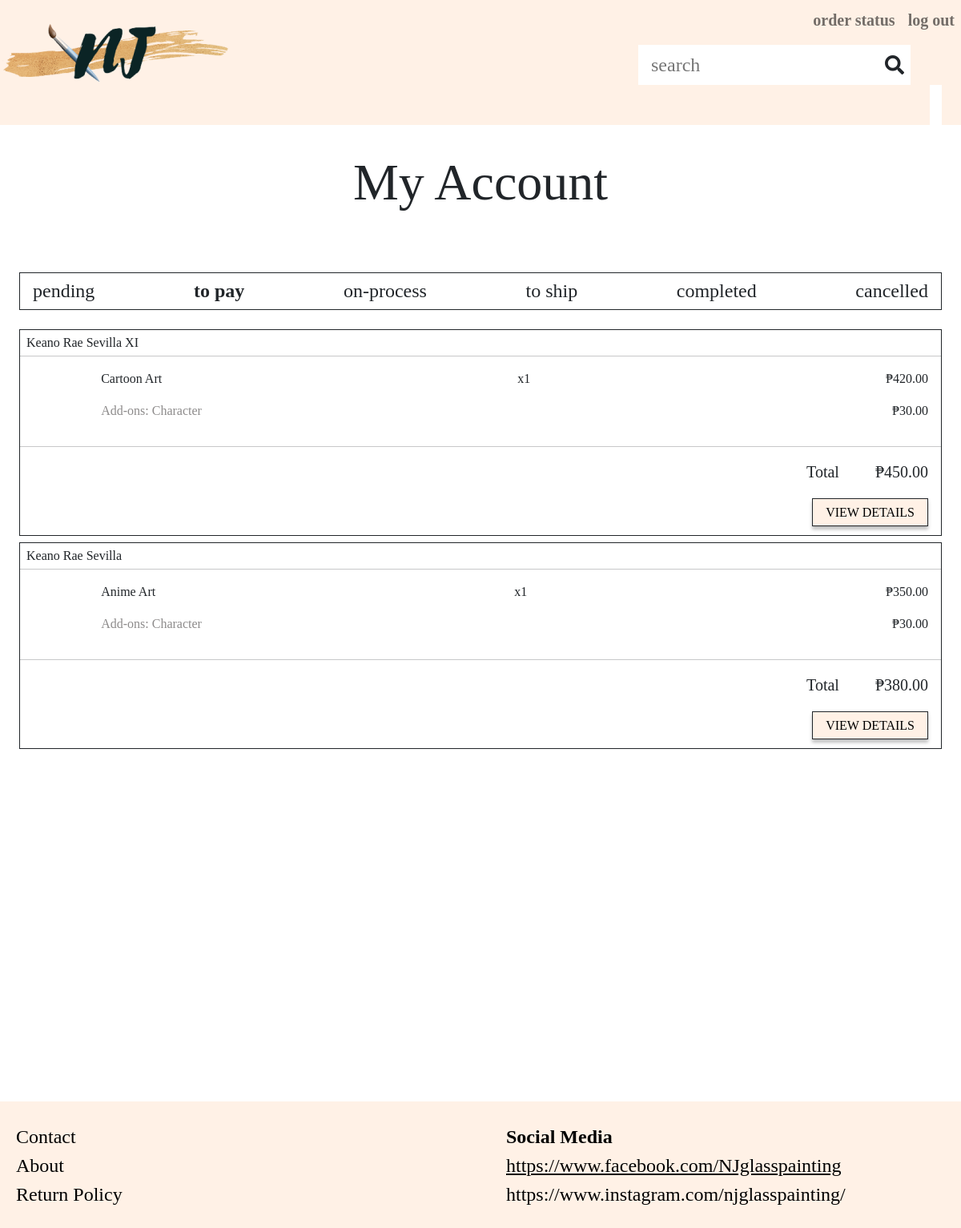
Page /users/user/order-details/user-to-pay.php (signed in) on the earlier database version.
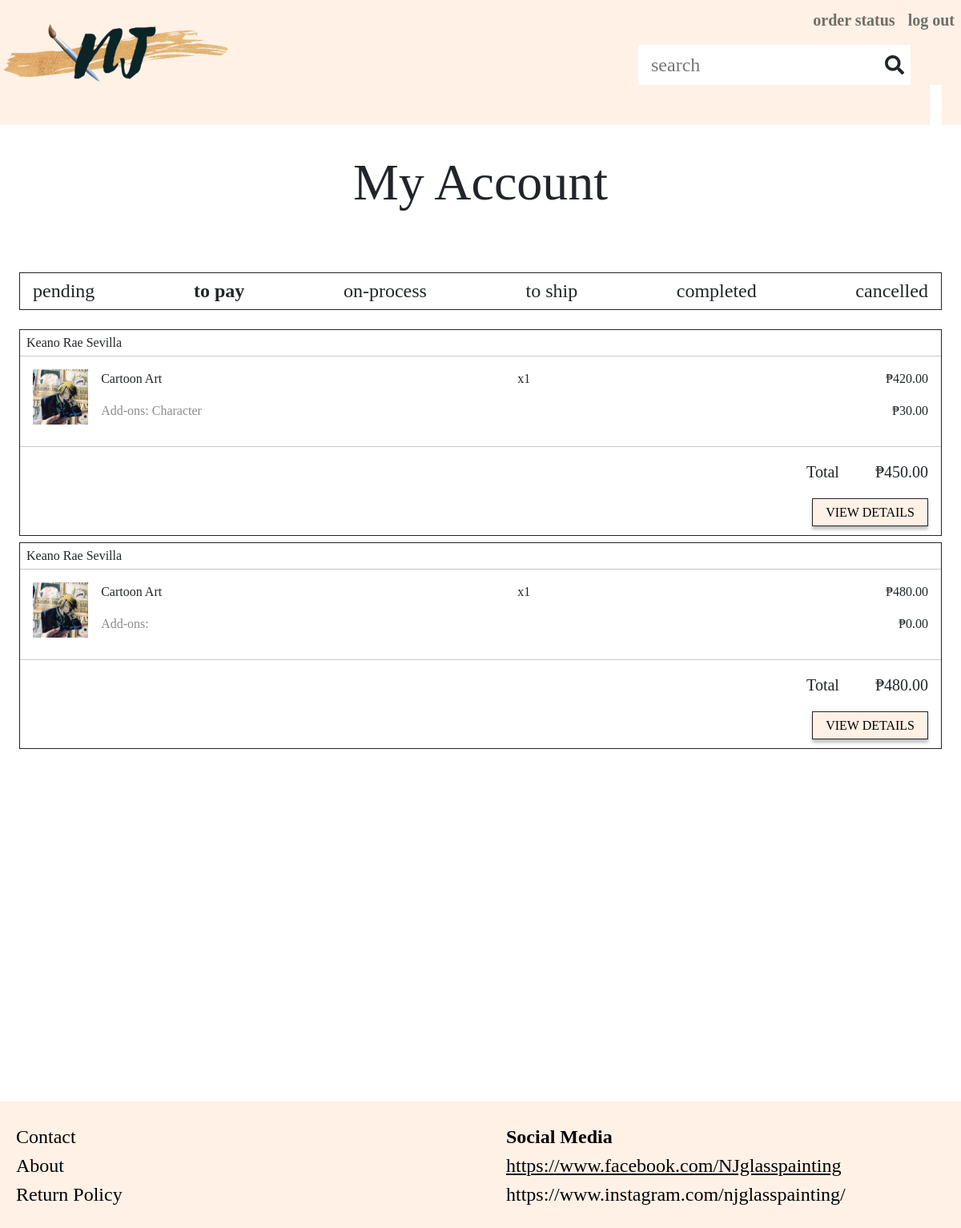
Same page on the later database version.
### tables this page shows
CREATE TABLE `order_details` (
  `id` mediumint(8) UNSIGNED ZEROFILL NOT NULL,
  `order_id` mediumint(8) UNSIGNED ZEROFILL NOT NULL,
  `product_id` int(11) NOT NULL,
  `quantity` int(11) DEFAULT 0,
  `product_price` decimal(7,2) NOT NULL,
  `add_ons` decimal(7,2) NOT NULL DEFAULT 0.00,
  `add_ons_details` varchar(200) NOT NULL,
  `uploaded_image` varchar(255) NOT NULL
);

CREATE TABLE `orders` (
  `id` mediumint(8) UNSIGNED ZEROFILL NOT NULL,
  `customer_id` mediumint(8) UNSIGNED ZEROFILL NOT NULL,
  `receiver_name` varchar(50) NOT NULL,
  `email` varchar(50) NOT NULL,
  `shipping_address` varchar(50) NOT NULL,
  `shipping_city` varchar(50) NOT NULL,
  `ship_postal_code` varchar(50) NOT NULL,
  `contact_number` varchar(50) NOT NULL,
  `shipping_fee` decimal(7,2) NOT NULL,
  `shipping_method` varchar(50) NOT NULL,
  `message` varchar(255) NOT NULL,
  `order_status` tinyint(11) NOT NULL,
  `order_date` timestamp NOT NULL DEFAULT current_timestamp(),
  `paid_date` timestamp NULL DEFAULT NULL ON UPDATE current_timestamp(),
  `shipped_date` timestamp NULL DEFAULT NULL ON UPDATE current_timestamp()
);

CREATE TABLE `product` (
  `id` int(11) NOT NULL,
  `product_name` varchar(50) NOT NULL,
  `product_cover` varchar(50) NOT NULL,
  `product_cover_path` varchar(255) NOT NULL,
  `product_details` varchar(255) NOT NULL,
  `products_rating` varchar(50) NOT NULL,
  `1ch_price` decimal(7,2) NOT NULL,
  `2ch_price` decimal(7,2) NOT NULL,
  `add_char` decimal(7,2) NOT NULL,
  `add_dedication` decimal(7,2) NOT NULL,
  `category` varchar(100) NOT NULL
);

### users/user/order-details/user-to-pay.php (the view, shortened to what this page needs)
<?php
    include('../../../include/header.php');
    include('../../../include/navbar.php');
?>
    <div class="container-fluid account p-0">
        <p class="header text-center mt-4">My Account</p>
        <br>
        <br>
        <?php
            $database = new Connection();
            $db = $database->open();
            $check_order = $db->prepare("SELECT id FROM orders");
            $check_order->execute();
            $count = $check_order->rowCount();
            if($count == 0){
        ?>
        <div class="content mx-5">
            <p class="header m-0 ms-4">Order History</p>
            <p class="placeholder ms-5">You haven't placed any orders yet.</p>
        </div>
        <?php
            }
            else{
                $sql = $db->prepare("SELECT o.id, o.receiver_name, p.product_name, od.quantity, od.product_price, od.add_ons, od.add_ons_details, od.uploaded_image
                                    FROM orders o JOIN order_details od JOIN product p ON o.id=od.order_id AND od.product_id=p.id
                                    WHERE customer_id=:uid AND o.order_status=2 ORDER BY o.order_date DESC"
                                    );
                $sql->bindParam(':uid',$_SESSION['pid'],PDO::PARAM_INT);
                $sql->execute();
        ?>
            <div class="tmp mx-3 mb-4">
                <div class="title d-flex justify-content-between mx-2 py-2 px-3 border border-dark">
                    <a class="text-reset text-decoration-none fst-normal h4 mb-0" href="user-pending.php">pending</a>
                    <a class="text-reset text-decoration-none fst-normal h4 mb-0 fw-bolder" href="user-to-pay.php">to pay</a>
                    <a class="text-reset text-decoration-none fst-normal h4 mb-0" href="user-onprocess.php">on-process</a>
                    <a class="text-reset text-decoration-none fst-normal h4 mb-0" href="user-ship.php">to ship</a>
                    <a class="text-reset text-decoration-none fst-normal h4 mb-0" href="user-completed.php">completed</a>
                    <a class="text-reset text-decoration-none fst-normal h4 mb-0" href="user-cancelled.php">cancelled</a>
                </div>
            </div>
        <?php
                while($row=$sql->fetch(PDO::FETCH_ASSOC)){
        ?>
            <form action="">
                <div class="box border border-dark mb-2 mx-4">
                    <div class="row ms-2 pt-1">
                        <?php echo $row['receiver_name']; ?>
                    </div>
                    <hr class="mt-1">
                    <div class="inner-box d-flex">
                        <div class="box ms-3" style="height: 77px;width: 77px;">
                            <img src="<?php echo "../../../".$row['uploaded_image']; ?>" class="img-fluid" alt="">
                        </div>
                        <div class="text w-100 mx-3">
                            <div class="row1 d-flex justify-content-between">
                                <div class="txt"><p><?php echo $row['product_name']; ?></p></div>
                                <div class="txt"><p><?php echo "x".$row['quantity']; ?></p></div>
                                <div class="txt"><p><?php echo "₱".$row['product_price']; ?></p></div>
                            </div>
                            <div class="row2 d-flex justify-content-between">
                                <div class="txt"><p style="color:#8D8B8B;">Add-ons: <?php echo $row['add_ons_details']; ?></p></div>
                                <div class="txt"><p><?php echo "₱".$row['add_ons']; ?></p></div>
                            </div>
                        </div>
                    </div>
                    <hr>
                    <div class="bot">
                        <div class="txt text-end me-3 mb-4">
                            <p class="fs-5" style="word-spacing:40px;">Total <?php echo "₱".number_format(($row['product_price']*$row['quantity']) + $row['add_ons'], 2);?></p>
                        </div>
                        <div class="text-end me-3 mb-3">
                            <a href="account-details.php?id=<?php echo $row['id']; ?>" class="px-3 py-1 border text-decoration-none border-dark btn-pink btn-shadow py-2">VIEW DETAILS</a>
                        </div>
                    </div>
                </div>
            </form>
        <?php
                }
            }
        ?>
        <br>
        <br>
        <br>
        <br>
        <br>
        <br>
        <br>
        <br>
        <br>
        <br>
        <br>
        <br>
        <br>
        <br>
        <br>
        <br>
        <br>
        <br>
    </div>
<?php include('../../../include/footer.php'); ?>

### include/header.php (shortened to what this page needs)
<!DOCTYPE html>
<html lang="en">
<head>
  <link href="https://cdn.jsdelivr.net/npm/bootstrap@5.0.2/dist/css/bootstrap.min.css" rel="stylesheet">
  <?php
      if(isset($_SESSION['user_type'])){
          if(basename(getcwd())=="order-details" or basename(getcwd())=="admin-product" or basename(getcwd())=="admin-transaction" or basename(getcwd())=="staff-transaction"
                or basename(getcwd())=="staff-product"){
  ?>
            <link rel="stylesheet" href="../../../assets/css/css/all.css">
            <link rel="stylesheet" href="../../../assets/css/styles.css">
    <?php
          }else{
    ?>
            <link rel="stylesheet" href="../../assets/css/css/all.css">
            <link rel="stylesheet" href="../../assets/css/styles.css">
  <?php
          }
      }
      else{
  ?>
  <link rel="stylesheet" href="assets/css/css/all.css">
  <link rel="stylesheet" href="assets/css/styles.css">
  <?php
      }
  ?>
</head>
<body>

### include/navbar.php (shortened to what this page needs)
<nav class="navbar navbar-expand-lg navbar-light bg-light">
    <div class="collapse navbar-collapse d-inline-block">
        <ul class="navbar-nav ms-auto">
        <?php
            if(isset($_SESSION['user_type']) and $_SESSION['user_type'] == "customer"){
        ?>
        <?php if(basename(getcwd())=="order-details"){ ?>
            <li class="nav-item">
                <a class="nav-link" href="../trackorders.php">order status</a>
            </li>
            <li class="nav-item">
                    <a class="nav-link" href="../../../logout.php">log out</a>
            </li>
        <?php } ?>
        <?php
            }
        ?>
        </ul>
    </div>
</nav>
<?php
    if(isset($_SESSION['user_type']) and $_SESSION['user_type'] == "customer"){
?>
<header>
    <div class="row">
    <?php if(basename(getcwd())=="order-details"){ ?>
        <div class="col">
            <div class="header-logo">
                <a href="../user_homepage.php"><img src="../../../assets/images/header-logo1.png" alt=""></a>
            </div>
        </div>
        <div class="col">
            <div class="search-box d-flex mt-3 float-end">
                <input type="search" class="px-3" placeholder="search">
                <span><i class="fas fa-search mx-2"></i></span>
                <div class="icons mx-4">
                    <a class="text-reset" href="../order-details/user-pending.php"><span class="iconify icon1" data-icon="carbon:user-avatar-filled-alt"></span></a>
                    <a class="text-reset" href="../cart.php"><span class="iconify" data-icon="bytesize:bag"></span></a>
                </div>
            </div>
        </div>
    <?php } ?>
    </div>
</header>
<?php
    }
?>

### include/footer.php (shortened to what this page needs)
    <footer>
        <div class="row">
            <div class="col d-flex flex-column">
                <a class="text-decoration-none text-reset mt-3" href="contact.php">Contact</a>
                <a class="text-decoration-none text-reset" href="about.php">About</a>
                <a class="text-decoration-none text-reset mb-4" href="policy.php">Return Policy</a>
            </div>
            <div class="col">
                <p class="fw-bold mt-3">Social Media</p>
                <p class="text-decoration-underline">https://www.facebook.com/NJglasspainting</p>
                <p class="mb-4">https://www.instagram.com/njglasspainting/</p>
            </div>
        </div>
    </footer>
</body>
</html>

### assets/css/css/all.css (style rules this page uses)
.fa, .fas, .far, .fal, .fad, .fab { -moz-osx-font-smoothing: grayscale; -webkit-font-smoothing: antialiased; display: inline-block; font-style: normal; font-variant: normal; text-rendering: auto; line-height: 1; }
.fa-search:before { content: "\f002"; }
.fa, .fas { font-family: 'Font Awesome 5 Free'; font-weight: 900; }

### assets/css/styles.css (style rules this page uses)
* { margin: 0; padding: 0; box-sizing: border-box; font-family: Calibri; }
body { overflow-x: hidden; }
.btn-pink { background-color: #FFF1E6 !important; color: #000 !important; font-weight: 400; font-style: normal; }
.btn-shadow { box-shadow: 0px 4px 4px rgba(0, 0, 0, 0.25); }
a { cursor: pointer; }
.navbar, header { background-color: #FFF1E6 !important; padding: 0; }
.navbar li a { color: #000; font-weight: bold; font-size: 20px; padding: 0; padding-top: 10px; }
.header-logo img { transform: translateY(-25px); }
.search-box input, .search-box span { list-style: none; height: 50px; background: #fff; font-size: 24px; }
.search-box input { border: none; outline: none; width: 300px; }
.search-box span { display: flex; align-items: center; }
header .iconify { font-size: 48px; }
.account .header { font-size: 64px; }
footer { background-color: #FFF1E6; color: #000; bottom: 0; left: 0; right: 0; height: auto; width: 100vw; padding-top: 10px; }
footer a, footer p { margin: 0; margin-left: 20px; font-size: 24px !important; }

Differences in the rows shown:
removed order_details: order.receiver_name "Keano Rae Sevilla XI", product.product_name "Cartoon Art", quantity "1", product_price "420.00", add_ons_details "Character", add_ons "30.00", ($row['product_price']*$row['quantity']) + $row['add_ons'] "450.00"
removed order_details: order.receiver_name "Keano Rae Sevilla", product.product_name "Anime Art", quantity "1", product_price "350.00", add_ons_details "Character", add_ons "30.00", ($row['product_price']*$row['quantity']) + $row['add_ons'] "380.00"
added order_details: order.receiver_name "Keano Rae Sevilla", uploaded_image (picture), product.product_name "Cartoon Art", quantity "1", product_price "420.00", add_ons_details "Character", add_ons "30.00", ($row['product_price']*$row['quantity']) + $row['add_ons'] "450.00"
added order_details: order.receiver_name "Keano Rae Sevilla", uploaded_image (picture), product.product_name "Cartoon Art", quantity "1", product_price "480.00", add_ons "0.00", ($row['product_price']*$row['quantity']) + $row['add_ons'] "480.00"
